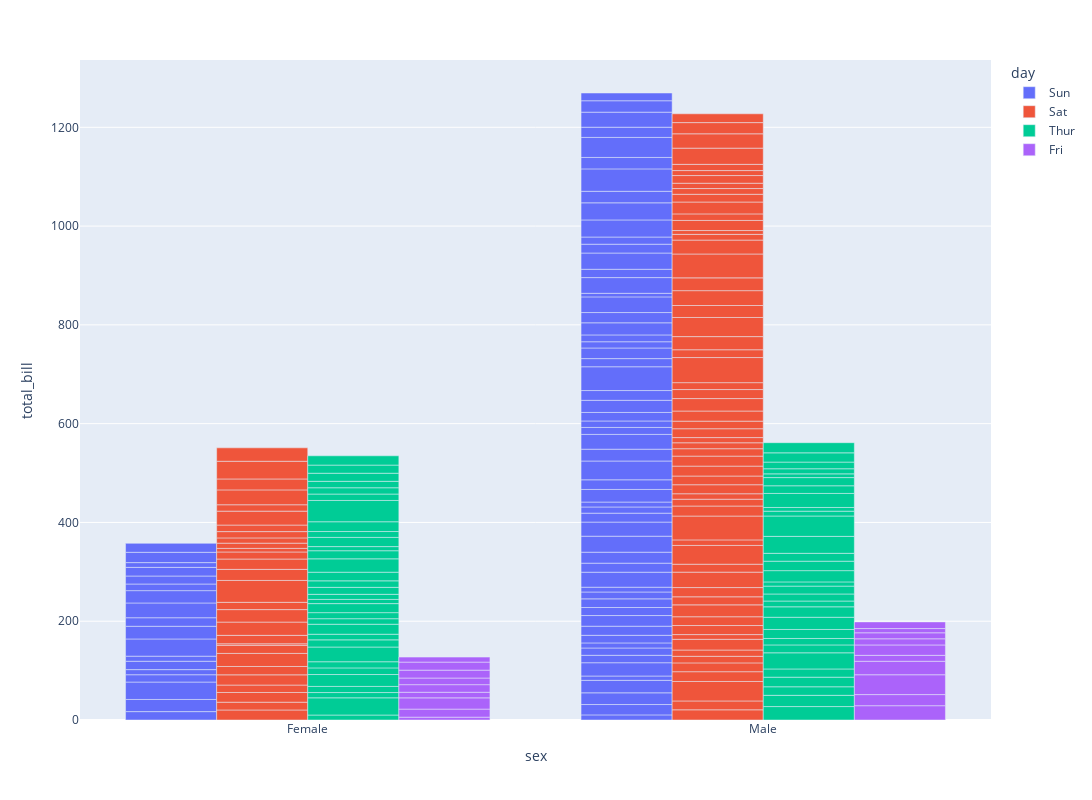

Notebook source saved alongside this figure:
### Markdown cell above
### Bar Plot 2

### Code cell
fig  = px.bar(df, x= "sex", y= "total_bill", color = "day",barmode= "group", height = 800, width = 1200)
fig.show()

### Figure 1 — Plotly figure (JSON) as saved in the notebook; plotly's stock layout.template omitted (floating-point values rounded to 4 significant figures)
{"data": [{"alignmentgroup": "True", "hovertemplate": "day=Sun<br>sex=%{x}<br>total_bill=%{y}<extra></extra>", "legendgroup": "Sun", "marker": {"color": "#636efa", "pattern": {"shape": ""}}, "name": "Sun", "offsetgroup": "Sun", "orientation": "v", "showlegend": true, "textposition": "auto", "type": "bar", "x": ["Female", "Male", "Male", "Male", "Female", "Male", "Male", "Male", "Male", "Male", "Male", "Female", "Male", "Male", "Female", "Male", "Female", "Male", "Female", "Male", "Male", "Male", "Male", "Male", "Male", "Male", "Male", "Male", "Male", "Female", "Female", "Male", "Male", "Male", "Male", "Male", "Female", "Female", "Male", "Male", "Male", "Male", "Male", "Male", "Female", "Male", "Female", "Female", "Male", "Male", "Male", "Female", "Male", "Female", "Male", "Male", "Male", "Male", "Male", "Male", "Male", "Male", "Male", "Female", "Male", "Male", "Male", "Male", "Male", "Male", "Male", "Female", "Male", "Female", "Male", "Male"], "xaxis": "x", "y": [16.99, 10.34, 21.01, 23.68, 24.59, 25.29, 8.77, 26.88, 15.04, 14.78, 10.27, 35.26, 15.42, 18.43, 14.83, 21.58, 10.33, 16.29, 16.97, 17.46, 13.94, 9.68, 30.4, 18.29, 22.23, 32.4, 28.55, 18.04, 12.54, 10.29, 34.81, 9.94, 25.56, 19.49, 38.07, 23.95, 25.71, 17.31, 29.93, 14.07, 13.13, 17.26, 24.55, 19.77, 29.85, 48.17, 25, 13.39, 16.49, 21.5, 12.66, 16.21, 13.81, 17.51, 24.52, 20.76, 31.71, 7.25, 31.85, 16.82, 32.9, 17.89, 14.48, 9.6, 34.63, 34.65, 23.33, 45.35, 23.17, 40.55, 20.69, 20.9, 30.46, 18.15, 23.1, 15.69], "yaxis": "y"}, {"alignmentgroup": "True", "hovertemplate": "day=Sat<br>sex=%{x}<br>total_bill=%{y}<extra></extra>", "legendgroup": "Sat", "marker": {"color": "#EF553B", "pattern": {"shape": ""}}, "name": "Sat", "offsetgroup": "Sat", "orientation": "v", "showlegend": true, "textposition": "auto", "type": "bar", "x": ["Male", "Male", "Female", "Female", "Male", "Male", "Male", "Male", "Male", "Male", "Female", "Male", "Male", "Female", "Female", "Male", "Male", "Male", "Female", "Male", "Male", "Male", "Male", "Female", "Male", "Male", "Male", "Male", "Male", "Male", "Male", "Male", "Female", "Female", "Male", "Male", "Male", "Female", "Female", "Female", "Female", "Male", "Male", "Female", "Female", "Female", "Male", "Male", "Male", "Male", "Female", "Male", "Female", "Female", "Female", "Male", "Male", "Male", "Male", "Male", "Female", "Male", "Male", "Male", "Female", "Female", "Female", "Male", "Male", "Male", "Female", "Male", "Male", "Female", "Male", "Male", "Male", "Male", "Male", "Male", "Male", "Male", "Female", "Male", "Female", "Male", "Male"], "xaxis": "x", "y": [20.65, 17.92, 20.29, 15.77, 39.42, 19.82, 17.81, 13.37, 12.69, 21.7, 19.65, 9.55, 18.35, 15.06, 20.69, 17.78, 24.06, 16.31, 16.93, 18.69, 31.27, 16.04, 38.01, 26.41, 11.24, 48.27, 20.29, 13.81, 11.02, 18.29, 17.59, 20.08, 16.45, 3.07, 20.23, 15.01, 12.02, 17.07, 26.86, 25.28, 14.73, 10.51, 17.92, 44.3, 22.42, 20.92, 15.36, 20.49, 25.21, 18.24, 14.31, 14, 7.25, 10.59, 10.63, 50.81, 15.81, 26.59, 38.73, 24.27, 12.76, 30.06, 25.89, 48.33, 13.27, 28.17, 12.9, 28.15, 11.59, 7.74, 30.14, 20.45, 13.28, 22.12, 24.01, 15.69, 11.61, 10.77, 15.53, 10.07, 12.6, 32.83, 35.83, 29.03, 27.18, 22.67, 17.82], "yaxis": "y"}, {"alignmentgroup": "True", "hovertemplate": "day=Thur<br>sex=%{x}<br>total_bill=%{y}<extra></extra>", "legendgroup": "Thur", "marker": {"color": "#00cc96", "pattern": {"shape": ""}}, "name": "Thur", "offsetgroup": "Thur", "orientation": "v", "showlegend": true, "textposition": "auto", "type": "bar", "x": ["Male", "Male", "Male", "Male", "Male", "Female", "Male", "Male", "Female", "Male", "Male", "Male", "Male", "Female", "Female", "Female", "Male", "Female", "Male", "Male", "Female", "Female", "Male", "Female", "Female", "Male", "Male", "Female", "Female", "Female", "Female", "Female", "Female", "Female", "Male", "Female", "Female", "Male", "Male", "Female", "Female", "Female", "Female", "Female", "Male", "Male", "Female", "Male", "Male", "Male", "Male", "Male", "Female", "Female", "Male", "Male", "Female", "Female", "Female", "Male", "Female", "Female"], "xaxis": "x", "y": [27.2, 22.76, 17.29, 19.44, 16.66, 10.07, 32.68, 15.98, 34.83, 13.03, 18.28, 24.71, 21.16, 10.65, 12.43, 24.08, 11.69, 13.42, 14.26, 15.95, 12.48, 29.8, 8.52, 14.52, 11.38, 22.82, 19.08, 20.27, 11.17, 12.26, 18.26, 8.51, 10.33, 14.15, 16, 13.16, 17.47, 34.3, 41.19, 27.05, 16.43, 8.35, 18.64, 11.87, 9.78, 7.51, 19.81, 28.44, 15.48, 16.58, 7.56, 10.34, 43.11, 13, 13.51, 18.71, 12.74, 13, 16.4, 20.53, 16.47, 18.78], "yaxis": "y"}, {"alignmentgroup": "True", "hovertemplate": "day=Fri<br>sex=%{x}<br>total_bill=%{y}<extra></extra>", "legendgroup": "Fri", "marker": {"color": "#ab63fa", "pattern": {"shape": ""}}, "name": "Fri", "offsetgroup": "Fri", "orientation": "v", "showlegend": true, "textposition": "auto", "type": "bar", "x": ["Male", "Male", "Female", "Female", "Female", "Male", "Male", "Male", "Male", "Male", "Female", "Female", "Male", "Female", "Male", "Female", "Male", "Female", "Female"], "xaxis": "x", "y": [28.97, 22.49, 5.75, 16.32, 22.75, 40.17, 27.28, 12.03, 21.01, 12.46, 11.35, 15.38, 12.16, 13.42, 8.58, 15.98, 13.42, 16.27, 10.09], "yaxis": "y"}], "layout": {"barmode": "group", "height": 800, "legend": {"title": {"text": "day"}, "tracegroupgap": 0}, "margin": {"t": 60}, "width": 1200, "xaxis": {"anchor": "y", "domain": [0, 1], "title": {"text": "sex"}}, "yaxis": {"anchor": "x", "domain": [0, 1], "title": {"text": "total_bill"}}}}
